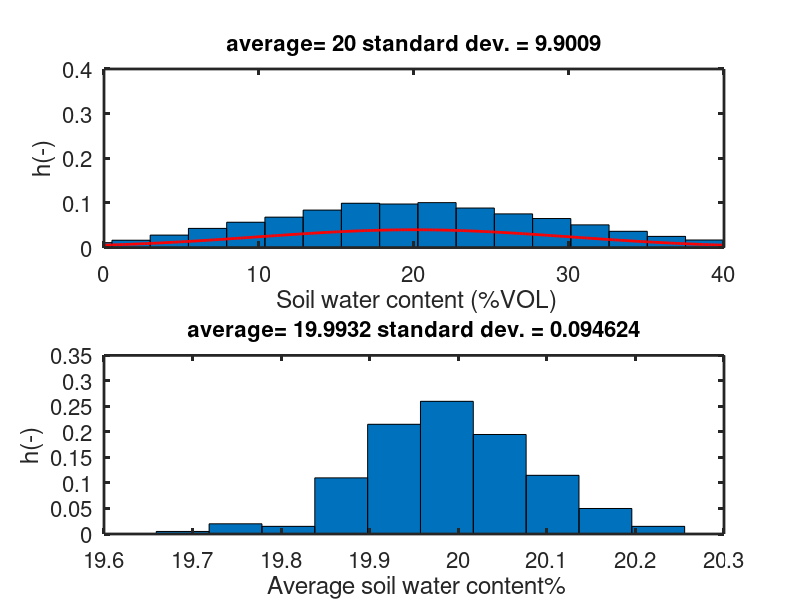
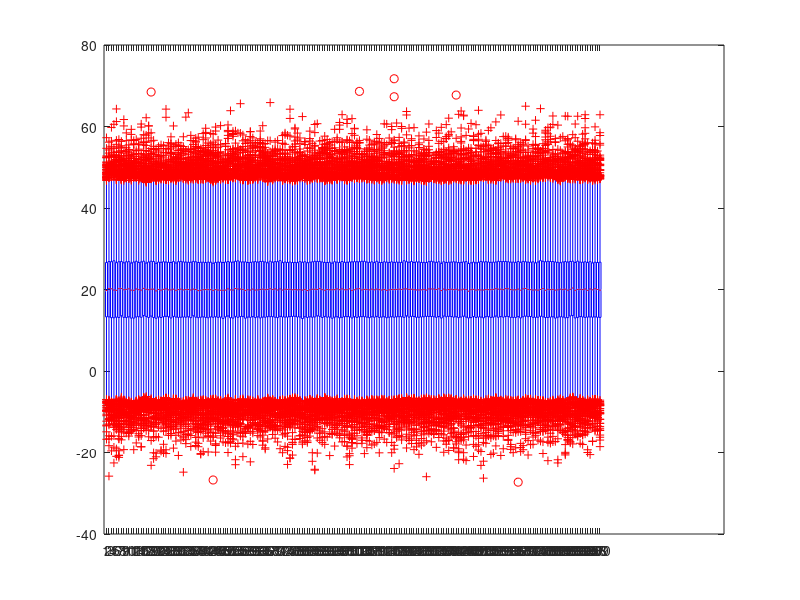

Source code (MATLAB) for these figures, in order:
% To explore statistical properties of the mean, from a sample
%clear all;
close all;
bla=3; % seed for random number generator
nbin=30;% number of class for histogramm
nbin2=10; % number of class for histogramm
my=20; % mean of population
my2=21;
sigma=10; % standard deviation of populuation
ncol=200; % number of samples of size N
randn('seed',bla)
N=10000; % Size of observation within articifial sample/ sample size
sigma2=sigma/sqrt(N); % theoretical standard deviation of means
data1=sigma*randn(N,ncol)+my*ones(N,ncol); % creates matrix with ncol artifial datatsets
%data2=sigma*randn(N,ncol)+my2*ones(N,ncol); % creates matrix with ncol artifial datatsets

% plot histrogramm and pdf ensemble
x1=[0:0.2:40]';
f=1/(sigma*sqrt(2*pi))*exp(-(x1-my*ones(length(x1),1)).*(x1-my*ones(length(x1),1))/(2*sigma^2));
       
figure;
% histogramm of first sample
subplot(2,1,1);
[h1 x]=hist(data1(:,1),nbin);
bar(x,h1/N,1);
hold on;
% plot pdf
plot(x1,f,'r-','linewidth',2);
xlabel(' Soil water content (%VOL)','fontsize',16);
ylabel('h(-)','fontsize',16);
set(gca,'fontsize',16,'linewidth',2);
axis([0 40 0 0.4]);
titel=['average= ', num2str(my), ' standard dev. = ',num2str(std(data1(:,1)))];  
title(titel,'fontsize',16); 

% plot histogramm of means
[h2 x2]=hist(mean(data1),nbin2);

subplot(2,1,2);
bar(x2,h2/ncol,1);
xlabel(' Average soil water content%','fontsize',16);
ylabel('h(-)','fontsize',16);
set(gca,'fontsize',16,'linewidth',2);
titel=['average= ', num2str(mean(mean(data1))), ' standard dev. = ',num2str(std(mean(data1)))];  
title(titel,'fontsize',16); 
%[h3 x2]=hist(mean(data2),nbin2);
% subplot(3,1,3);
% bar(x2,h3/ncol,1);
% xlabel(' Average soil water content%','fontsize',16);
% ylabel('h(-)','fontsize',16);
% set(gca,'fontsize',16,'linewidth',2);
% titel=['average= ', num2str(mean(mean(data2))), ' standard dev. = ',num2str(std(mean(data1)))];  
% title(titel,'fontsize',16); 

% compute width of 95 percent quantile around the mean 
display ('0.025 and 0.975 quantile');
display ([num2str(quantile(mean(data1),0.025)),' '  num2str(quantile(mean(data1),0.975))]);

display ('sigma_t_h_e_o and standard deviation average')
display([ num2str(std(mean(data1))) , ' ' num2str(sigma/sqrt(N))]);


figure;
boxplot(data1(:,1:200),'notch','on');

